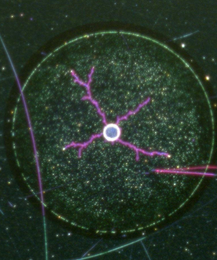
%> input picture scratched-sample/b1.png, 217 x 260 px, shrunk from 772 x 925 before the run
$ octave scratch_test.m   (GNU Octave 9; MATLAB toolbox functions it lacks are replaced by stand-ins)
%> lines starting %> are read from the running program, lines starting %| are printed output that depends on the picture; in (x1, y1, x2, y2) boxes, pixels count from 0 and x2, y2 are one past the last pixel; in counts of white or black regions, pixels touching at a corner belong together; the program's own positions count from 1
### colorextract.m
function skleton = colorextract(filename)
%> called with filename = 'b1.png'

if isstring(filename) || ischar(filename)
    RGB = imread(filename);
%> RGB is the input picture: size 260x217x3 uint8; mean R, G, B 40.6, 55.3, 42
else
    RGB = filename;
end
% imshow(RGB)

%convert frame from RGB to YCBCR colorspace
lab_he = rgb2lab(RGB);
%> lab_he: size 260x217x3 double; mean of channels 1, 2, 3 21.4, -9.2, 6.6
% figure ,imshow(lab_he),title('L*A*B')

ab = lab_he(:,:,2:3);
ab = im2single(ab);
pixel_labels = imsegkmeans(ab, 3, 'NumAttempts', 3);
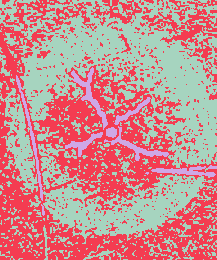
%> pixel_labels: size 260x217 uint8; 3 distinct labels, from 1 to 3; one colour per label, 0 black
% figure, imshow(pixel_labels,[])

mask1 = pixel_labels==1;
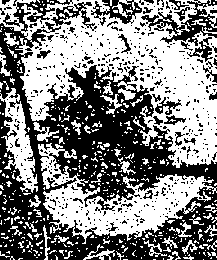
%> mask1: size 260x217 logical; 51.6% white; 471 black regions (434 under 20 px), largest, box (x1, y1, x2, y2) and area: (0, 0, 217, 260) 21910, (141, 0, 217, 46) 1135, (91, 0, 142, 24) 528
cluster1 = RGB .* uint8(mask1);
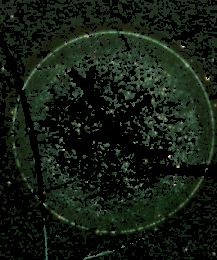
%> cluster1: size 260x217x3 uint8; mean R, G, B 19.6, 29.2, 18.6
% figure, imshow(cluster1)
% title('Objects in Cluster 1');

mask2 = pixel_labels==2;
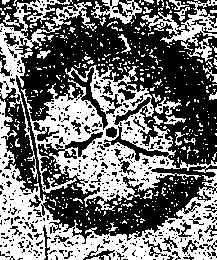
%> mask2: size 260x217 logical; 44.5% white; 472 white regions (434 under 20 px), largest, box (x1, y1, x2, y2) and area: (0, 65, 217, 260) 17501, (0, 0, 73, 182) 2230, (141, 0, 217, 46) 1135
cluster2 = RGB .* uint8(mask2);
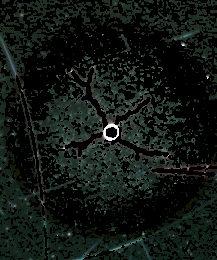
%> cluster2: size 260x217x3 uint8; mean R, G, B 16.4, 22.9, 18.6
% figure, imshow(cluster2)
% title('Objects in Cluster 2');

mask3 = pixel_labels==3;
%> mask3: size 260x217 logical; 3.9% white; 15 white regions (6 under 20 px), largest, box (x1, y1, x2, y2) and area: (71, 67, 108, 130) 452, (104, 126, 169, 161) 383, (16, 75, 43, 201) 375
cluster3 = RGB .* uint8(mask3);
% figure, imshow(cluster3)
% title('Objects in Cluster 3');

a = max(max(cluster1));
%> a = [249 252 226]
b = max(max(cluster2));
%> b = [255 255 255]
c = max(max(cluster3));
%> c = [255 236 254]

if ( a(:,:,2) <= b(:,:,2) && a(:,:,2) <= c(:,:,2) )
    cluster = cluster1;
elseif( b(:,:,2) <= a(:,:,2) && b(:,:,2) <= c(:,:,2) )
    cluster = cluster2;
elseif( c(:,:,2) <= a(:,:,2) && c(:,:,2) <= b(:,:,2) )
    cluster = cluster3;
end

Image2= rgb2gray(cluster);
%> Image2: size 260x217 uint8; 162 distinct labels, from 0 to 243
% figure, imshow(Image2)
Image2 = imbinarize(Image2,0.35);
%> Image2: size 260x217 logical; 2.1% white; 26 white regions (19 under 20 px), largest, box (x1, y1, x2, y2) and area: (71, 67, 108, 130) 314, (104, 126, 169, 160) 255, (65, 132, 103, 157) 156
% imshow(Image2)

circle_info_set = round(mean(hough_circle(im2bw(rgb2gray(RGB)), .5, .1, 30, 40, 1),2));
circle.centers(1,1) = circle_info_set(2);
circle.centers(1,2) = circle_info_set(1);
circle.radii = circle_info_set(3)+5;
% hold on, Image2 = viscircles(circle.centers, circle.radii, 'Color', 'w');
% Image2 = imfill(Image2, 'holes');
[xgrid, ygrid] = meshgrid(1:size(Image2,2), 1:size(Image2,1));
circlemask = sqrt((xgrid- circle.centers(1,1)).^2 + ...
    (ygrid- circle.centers(1,2)).^2) <= circle.radii;
circlemask2 = sqrt((xgrid- circle.centers(1,1)).^2 + ...
    (ygrid- circle.centers(1,2)).^2) <= circle.radii-1;


% For artificial generated image uncomment this part
Image2 = logical(Image2 + circlemask);
%  figure, imshow(Image2)
Image2 = Image2 - circlemask2;
% figure, imshow(Image2)
Image2 = imdilate(Image2, strel('disk',1));

sk = bwmorph(Image2,'thin', inf);
% sk = bwmorph(Image2,'thin', 10);
skleton = bwmorph(sk, 'fill');


%---For General Image uncomment this part----

% Image2 = Image2 + circlemask;
% %  figure, imshow(Image2)
% Image2 = bwareaopen(Image2, 700);
% % figure, imshow(Image2)
%
%
% cc = bwconncomp(Image2, 4);
% background = false(size(Image2));
% % hold on, cc = viscircles(circle.centers, circle.radii, 'Color', 'w');
% % cc = imfill(cc, 'holes'); figure, imshow(cc)
%
% dentritedata = regionprops(cc,'basic');
% dentriteArea = [dentritedata.Area];
% [~,idx] = max(dentriteArea);
% background(cc.PixelIdxList{idx}) = true;
%
%
% skleton = bwmorph(background,'thin',inf);
% % figure, imshow(skleton)
% skleton = bwmorph(skleton,'fill');
% % figure, imshow(skleton)
% skleton = bwmorph(skleton,'fill');
% % figure, imshow(skleton)
% skleton = logical(skleton | circlemask) - circlemask2;
% % figure, imshow(skleton)

### hough_circle.m
function [para, hough_space,hough_circleOut] = hough_circle(BW,step_r,step_angle,r_min,r_max,p)
%> called with step_r = 0.5, step_angle = 0.1, r_min = 30, r_max = 40, p = 1
%[HOUGH_SPACE,HOUGH_CIRCLE,PARA] = HOUGH_CIRCLE(BW,STEP_R,STEP_ANGLE,R_MAX,P)

[m,n] = size(BW);
size_r = round((r_max-r_min)/step_r)+1;
size_angle = round(2*pi/step_angle);

hough_space = zeros(m,n,size_r);

[rows,cols] = find(BW);
%> rows = 684 values from 17 to 254; cols = 684 values from 4 to 215
ecount = size(rows);
%> ecount = [684 1]

% Hough Transformation
% Transform (x,y) domain to (a, b, r) domain
% a = x-r*cos(angle)
% b = y-r*sin(angle)
for i=1:ecount
    for r=1:size_r
        for k=1:size_angle
            a = round(rows(i)-(r_min+(r-1)*step_r)*cos(k*step_angle));
            b = round(cols(i)-(r_min+(r-1)*step_r)*sin(k*step_angle));
            if(a>0&a<=m&b>0&b<=n)
                hough_space(a,b,r) = hough_space(a,b,r)+1;
            end
        end
    end
end

% ??????????
max_para = max(max(max(hough_space)));
%> max_para = 12
index = find(hough_space>=max_para*p);
%> index = [36802; 37062; 93222; 93482; 206323; 261965]
length = size(index);
%> length = [6 1]
hough_circleOut=zeros(m,n);
for i=1:ecount
    for k=1:length
        par3 = floor(index(k)/(m*n))+1;
        par2 = floor((index(k)-(par3-1)*(m*n))/m)+1;
        par1 = index(k)-(par3-1)*(m*n)-(par2-1)*m;
        if((rows(i)-par1)^2+(cols(i)-par2)^2<(r_min+(par3-1)*step_r)^2+5&...
                (rows(i)-par1)^2+(cols(i)-par2)^2>(r_min+(par3-1)*step_r)^2-5)
            hough_circleOut(rows(i),cols(i)) = 1;
        end
    end
end
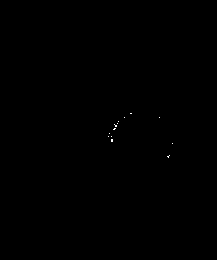
%> hough_circleOut: size 260x217 double; values 0 (black) and 1 (white), 0.05% white in thin lines or dots, all inside (x1, y1, x2, y2) = (108, 113, 173, 158)

% The output
for k=1:length
    par3 = floor(index(k)/(m*n))+1;
    par2 = floor((index(k)-(par3-1)*(m*n))/m)+1;
    par1 = index(k)-(par3-1)*(m*n)-(par2-1)*m;
    par3 = r_min+(par3-1)*step_r;
    fprintf(1,'Center%d at [%d, %d], radius = %d\n',k,par1,par2,par3);
    para(:,k) = [par1,par2,par3]';

end
%> this loop made 6 passes
%> (par3, par2, par1) on passes 1 to 6: (30, 142, 142), (30, 143, 142), (30.5, 142, 142), (30.5, 143, 142), (31.5, 143, 143), (32, 140, 145)
%> (printed output is left out)
%> after the loop, para = [142 142 142 142 143 145; 142 143 142 143 143 140; 30 30 30.5 30.5 31.5 32]

### graph_based_rdGen.m
function [TreeStruct, new_result, cellnodes, distinfo, angleinfo] = graph_based_rdGen(image, circleInfo, varargin)
%%This function is differ than the original graph_based function, it should
%%be called when the image is just a skeleton, and can be easily get Tree
%%structure

%%% remove circle in center and find tree initial point
[height, width] = size(image);
radius = circleInfo.radius;
centery = circleInfo.x;
centerx = circleInfo.y;
% ADD 1st mask
initial_image = image;
[xgrid, ygrid] = meshgrid(1:width, 1:height);
mask = sqrt((xgrid-centery).^2 + (ygrid-centerx).^2) <= radius-1;
mask = (mask-1)*(-1);
initial_image = mask.*initial_image;

rootinfo.radius = radius;
rootinfo.x = centerx;
rootinfo.y = centery;
TrueDotsSet = findInitialDots(image, 1, rootinfo, []);

%%Check initialDots existance and store

% index = 1;
for k =1 :size(TrueDotsSet,1)
    %     if (initial_image(TrueDotsSet(k,1), TrueDotsSet(k,1)) ~= 1)
    %         continue
    %     end
    eval(['points.p' num2str(k) '.x = TrueDotsSet(k,2);']);
    eval(['points.p' num2str(k) '.y = TrueDotsSet(k,1);']);
    %     index = index + 1;
end

% imshow(image)
% viscircles([TrueDotsSet(:,2) TrueDotsSet(:,1)],ones(1,size(TrueDotsSet,1)) * 0.3);
parent.x = rootinfo.x;
parent.y = rootinfo.y;
parent.level = 1;

% The input is subnode for central node, parent and image,...
% the output is overthrough node based on the input nodes.
result = newNode_Search(points, initial_image, parent,[], [], 1, circleInfo);
% hold all;
% plot(result(:,2),result(:,1),'.','MarkerSize',20);
%%% prepare desired graph
new_result =zeros(size(result,1), 10);

for l =1 : size(result,1)
    % node[Rx(the distance between parent and child), Ry (same as
    % before), angle, type ,level, parentx, parenty, x, y, middle radius]
    % 11/19/18 modified angle to atan2 and make it as degree  Zaoyi
    new_result(l,:) = [result(l,1)-result(l,5) result(l,2)-result(l,6)...
        atan2(((result(l,6)-result(1,2))),(result(l,1)-result(1,5)))...
        result(l,3) result(l,4) result(l,5) result(l,6) result(l,1) result(l,2) radius];
end
length_level = max(new_result(:,5)); % The highest depth
new_result =[new_result,zeros(size(result,1),1)];
%
% figure, imshow(image)
% viscircles([new_result(:,8) new_result(:,9)],ones(1,size(new_result,1)) * 0.5);

% Make the node set to have an id, which is based on angle
% Modified Zaoyi 11/25/2018
[newnew_result, index] = sort(new_result(:,3));
new_result = new_result(index,:);
for z=1:length_level      % To get the nodes with in the same level
    [samelevely,samelevelx] =  (find(new_result(:,5)==z));
    templevelmatrix = new_result(samelevely,3);
    [h,w] = size(templevelmatrix);
    Id = [1:h].';
    % Give them like a ID for every node, if they are in the same level, they have ID from [1, h].
    for ww=1:h
        new_result(samelevely(ww),10) = Id(ww);
    end
end


% Mark the node set to have ability to handle the children     %%%
% Modified Zaoyi 11/18/2018
[row, col] = size(new_result);
cellnodes = cell(row, col);
for r = 1:row
    for c = 1:col
        cellnodes{r,c} = new_result(r,c);
    end
end

count = 1;
for m = 1:row
    cellnodes{m, 12} = count;
    new_result(m, 12) = count;
    count = count + 1;
end


% Link children method, see specfic in the linkchildern method %% modified
% Zaoyi Chi
cellnodes = linkchildren(cellnodes, row, new_result);

for param = 1:row
    if (cellnodes{param,4} == 1)
        cellnodes{param,4} = 'bifurcation';
    elseif(cellnodes{param,4} == 2)
        cellnodes{param,4} = 'end';
    end
end

% Link siblings method, only for same parent and same level are siblings %
% modified Zaoyi Chi

cellnodes = linksibling(cellnodes, new_result);

if (isempty(varargin))
    % Build TreeStructure %%%Modified Zaoyi
    [TreeStruct, distinfo, angleinfo] = buildTreeStrcut(cellnodes, new_result, rootinfo);
else
    distinfo = varargin{1};
    angleinfo = varargin{2};
    TreeStruct = buildTreeStrcut(cellnodes, new_result, rootinfo, distinfo, angleinfo);
    %%%
end
end

### findInitialDots.m
function TrueDotsSet = findInitialDots(skleton, iterTimes, rootinfo, exdotsSet)
%%Find the initial points of each branch of the skleton
%%The recursive function to find the points, iterTimes starts with 0

[het, len] = size(skleton);
[xgrid, ygrid] = meshgrid(1:len,1:het);

firstMask = (sqrt((xgrid - rootinfo.y).^2 + (ygrid - rootinfo.x).^2)...
    <= rootinfo.radius + iterTimes);

firstMask = -firstMask + 1;
skletonTemp = skleton .* firstMask;

secondMask = (sqrt((xgrid - rootinfo.y).^2 + (ygrid - rootinfo.x).^2)...
    <= rootinfo.radius + iterTimes + 1);

initialDotsImage = skletonTemp .* secondMask;
[dotsSetx, dotsSety] = find(initialDotsImage == 1);
dotsSet = [dotsSetx, dotsSety];


%%Solve the new dotsSet have two adjacent dots, only have the smaller one
numDots = size(dotsSet, 1);
tempdotsOg = dotsSet;
for index = 1:numDots
    tempDot = tempdotsOg(index,:);
    tempDotsSet = setdiff(dotsSet, tempDot, 'rows', 'stable');

    for index2 = 1:size(tempDotsSet,1)
        tempDot2 = tempDotsSet(index2,:);
        if ((tempDot(1) == tempDot2(1) || tempDot(1) == tempDot2(1)+1 || ...
                tempDot(1) == tempDot2(1)-1) && (tempDot(2) == tempDot2(2) || ...
                tempDot(2) == tempDot2(2)+1 || tempDot(2) == tempDot2(2)-1))

            r1 = sqrt((tempDot(1) - rootinfo.x)^2 + (tempDot(2) - rootinfo.y)^2);
            r2 = sqrt((tempDot2(1) - rootinfo.x)^2 + (tempDot2(2) - rootinfo.y)^2);

            if (r1 <= r2)
                dotsSet = setdiff(dotsSet, tempDot2, 'rows', 'stable');
            else
                dotsSet = setdiff(dotsSet, tempDot, 'rows', 'stable');
            end

            break;
        end
    end
end

%%Do comparison between the new dotsSet and previous one
numDots = size(dotsSet,1);
numexDots = size(exdotsSet,1);
tempSet = dotsSet;
for index = 1:numDots
    X = tempSet(index,1);
    Y = tempSet(index,2);
    for index2 = 1:numexDots
        exX = exdotsSet(index2,1);
        exY = exdotsSet(index2,2);
        if ((exX == X || exX == X + 1 ||  exX == X - 1)...
                && (exY == Y || exY == Y + 1 || exY == Y -1))
            dotsSet = setdiff(dotsSet,[X, Y], 'rows', 'stable');
            break;
        end
    end
end

if (iterTimes == 1)
    TrueDotsSet = dotsSet;
else
    TrueDotsSet = union(exdotsSet,dotsSet,'rows','stable');
end

if (iterTimes == 2)
    return;
else
    TrueDotsSet = findInitialDots(skleton, iterTimes + 1, rootinfo,...
        TrueDotsSet);
end

### newNode_Search.m
function [nodesSet,dotsSet] = newNode_Search(points, imageWoCircle, parent, dotsSet, nodesSet, init_flg, circleInfo)
%%This is newNode Search function to handle the always error inside of old
%%node_search function
%%The output will be a matrix with bunch of info
%%1. node.x | 2. node.y | 3. nodeType | 4. parentLevel | 5. parent.x | 6.
%%parent.y

numpoints = numel(fieldnames(points));
for index = 1:numpoints
    eval(['tempX = points.p' num2str(index) '.x;']);
    eval(['tempY = points.p' num2str(index) '.y;']);

    %---------------------Debug code----------------------------
%         imshow(imageWoCircle)
    %      viscircles([tempX tempY], 0.3);
    %-----------------------------------------------------------

    eval(['boxFramex = (points.p' num2str(index) '.x - 1) : (points.p' num2str(index) '.x + 1);']);
    eval(['boxFramey = (points.p' num2str(index) '.y - 1) : (points.p' num2str(index) '.y + 1);']);
    dotsSet = unique([dotsSet; tempX, tempY], 'rows' ,'stable');
    if (init_flg)
        matFrame = initialRemoval(tempX, tempY, imageWoCircle(boxFramey, boxFramex), circleInfo);
    else
        matFrame = imageWoCircle(boxFramey, boxFramex);
    end
    [Ys, Xs] = find(matFrame == 1);
    exactXs = Xs + tempX - 2;
    exactYs = Ys + tempY - 2;

    newdots = setdiff([exactXs, exactYs], dotsSet, 'rows', 'stable');

    numNewDots = size(newdots,1);
    % [13 lines of commented-out code are left out]

    dotsSet = unique([dotsSet; newdots], 'rows', 'stable');

    switch(numNewDots)
        case 0
            if (init_flg)
                continue
            end

            nodeType = 2;
            %--------DEBUG--------------
            %             viscircles([tempX tempY], 1);
            %---------------------------
            nodesSet = [nodesSet; tempX, tempY,...
                nodeType, parent.level, parent.x, parent.y];
        case 1
            newpoints = struct;
            newpoints.p1.x = newdots(1);
            newpoints.p1.y = newdots(2);
            [nodesSet, dotsSet] = newNode_Search(newpoints, imageWoCircle,...
                parent, dotsSet, nodesSet, 0);

        otherwise
            nodeType = 1;
            %--------DEBUG--------------
            %             viscircles([tempX tempY], 1);
            %---------------------------
            nodesSet = [nodesSet; tempX, tempY,...
                nodeType, parent.level, parent.x, parent.y];
            if numNewDots == 3
                indexS = middleOfThree(newdots);
                for index2 = 1:3
                    eval(['newpoints.p' num2str(index2) '.x = newdots(indexS(index2),1);']);
                    eval(['newpoints.p' num2str(index2) '.y = newdots(indexS(index2),2);']);
                end
            elseif (numNewDots == 2) && (init_flg ~= 1)
                newpoints = struct;
                newdots = go_old_way(matFrame,...
                    tempX, tempY, setdiff(dotsSet,newdots,'rows', 'stable'), newdots, nodesSet);
                for index2 = 1:2

                    eval(['newpoints.p' num2str(index2) '.x = newdots(index2,1);']);
                    eval(['newpoints.p' num2str(index2) '.y = newdots(index2,2);']);
                end
            else
                for index2 = 1:numNewDots

                    eval(['newpoints.p' num2str(index2) '.x = newdots(index2,1);']);
                    eval(['newpoints.p' num2str(index2) '.y = newdots(index2,2);']);
                end
            end
            subParent.x = tempX;
            subParent.y = tempY;
            subParent.level = parent.level + 1;
            [nodesSet, dotsSet] = newNode_Search(newpoints, imageWoCircle,...
                subParent, dotsSet, nodesSet, 0);

    end

end
end


% [19 lines of commented-out code are left out]

function index_sort = middleOfThree(newdots)
if (length(unique(newdots(:,1))) == 1) || (length(unique(newdots(:,2))) == 1)
    indexM = 2;
else
    for indexM = 1:3
        if (ismember(newdots(indexM,1),newdots(:,1)) && ismember(newdots(indexM,2),newdots(:,2)))
            break;
        end
    end
end
index =  setdiff([1,2,3],indexM, 'stable');
index_sort = [indexM, index(1), index(2)];
end

% [23 lines left out: function go_old_way, not called in this run]

function matFrame = initialRemoval(tempX, tempY, inputFrame, circleInfo)
deg = rad2deg(atan2(circleInfo.y-tempY, tempX-circleInfo.x));
if deg == 180
    deg = -180;
end
inputList = inputFrame(:);
choice = zeros(8,3);
choice(5,:) = [1, 2, 3];
choice(6,:) = [2, 3, 6];
choice(7,:) = [3, 6, 9];
choice(8,:) = [6, 8, 9];
choice(1,:) = [7, 8, 9];
choice(2,:) = [4, 7, 8];
choice(3,:) = [1, 4, 7];
choice(4,:) = [1, 2, 4];

for index = 1:8
    if (deg < (index-4)*45) && (deg >= (index-5)*45)
        ratio = (deg - (index-5)*45)/45;
        if ratio > .5
            if (index == 8)
                out = choice(1,:);
            else
                out = choice(index+1,:);
            end
        else
            out = choice(index,:);
        end
        break;
    end
end
inputList(out) = 0;
matFrame = reshape(inputList, [3,3]);
end

### linkchildren.m
function out = linkchildren(orcellnodes,maxindex, matrixnodes)

% load cellnodestest cellnodes

% if (isequal(orcellnodes, newcellnodes))

for index = 1: maxindex
    tempnodes = matrixnodes(index,:);
    childernset = matrixnodes(find(ismember(matrixnodes(:,[6 7]), tempnodes(:,[8 9]), 'rows')),:);

    [num junk] = size(childernset);
    tempset = zeros(1, num);
    %
    %     for t = 1:num
    %         tempset(1,t) = childernset(t, 12);
    %     end

    tempset(1:num) = childernset(:,12)';

    orcellnodes{index, 11} = tempset;
end

out = orcellnodes;

### linksibling.m
function cellnodes = linksibling(cellnodes, matrixnodes)
%%This function is appied to link the sibling index method
%%Only for the parent is the same

[iterationTimes, b] = size(cellnodes);
temp = cell(iterationTimes,1);

for index = 1:iterationTimes
    parent = matrixnodes(index,[6 7]);
    level = matrixnodes(index,5);
    siblingset = find(ismember(matrixnodes(:,[6 7]), parent,'rows') & ...
        ismember(matrixnodes(:,5), level,'rows'))';
    temp{index,1} = setdiff(siblingset,index);
end

cellnodes = [cellnodes, temp];

### buildTreeStrcut.m
function [out, dist_scaled_info, angle_scaled_info] = buildTreeStrcut(input,matrix,rootinfo,varargin)
% Build a clear strcut of the tree
[a, b] = size(matrix);

% Link parent
newcol = cell(a,1);
for index = 1:a
    newcol{index,1} = find(ismember(matrix(:,[8 9]), matrix(index,[6 7]), 'rows'));

    %%Checker
    if (length(newcol{index,1}) > 1)
        error('somthing goes wrong')
    end
end

if (nargin == 5)
    angle_scaled_info = varargin{2};
    dist_scaled_info = varargin{1};
    dist_mean = dist_scaled_info(1);
    dist_var = dist_scaled_info(2);
    angle_mean = angle_scaled_info(1);
    angle_var = angle_scaled_info(2);
else
    angle_vec = [input{:,3}];
    dist_vec = sqrt(([input{:,1}]).^2 + ([input{:,2}]).^2);
    angle_mean = mean(angle_vec);
    dist_mean = mean(dist_vec);
    angle_var = var(angle_vec);
    dist_var = var(dist_vec);
    dist_scaled_info = [dist_mean, dist_var];
    angle_scaled_info = [angle_mean, angle_var];
end

for index = 1:a
    eval(['n' num2str(index) '.index = input{index,12};' ]);
    eval(['n' num2str(index) '.x = input{index,8};']);
    eval(['n' num2str(index) '.y = input{index,9};']);
    eval(['n' num2str(index) '.level = input{index,5};']);

    if (~isempty(varargin))
        eval(['n' num2str(index) '.angle = (input{index,3} - angle_mean)/angle_var;']);
        eval(['n' num2str(index) '.relativeLen = (sqrt((input{index,1})^2 + (input{index,2})^2) - dist_mean)/dist_var;']);
    else
        eval(['n' num2str(index) '.angle = (input{index,3} - 0)/1;']);
        eval(['n' num2str(index) '.relativeLen = (sqrt((input{index,1})^2 + (input{index,2})^2) - 0)/1;']);
    end

    eval(['n' num2str(index) '.type = input{index,4};']);
    eval(['n' num2str(index) '.childIndex = [input{index,11}];']);
    eval(['n' num2str(index) '.levelIndex = input{index,10};']);
    eval(['n' num2str(index) '.DistanceSelf2ParentX = input{index,1};']);
    eval(['n' num2str(index) '.DistanceSelf2ParentY = input{index,2};']);
    eval(['n' num2str(index) '.parentIndex = newcol{index,1};']);
    eval(['n' num2str(index) '.siblingIndex = input{index,13};']);
    eval(['n' num2str(index) '.distRoot = sqrt((input{index,8} - rootinfo.y)^2 + (input{index,9} - rootinfo.x)^2);']);
end

for index = 1:a
    eval(['Tree.n' num2str(index) ' = n' num2str(index) ';' ]);
end

out = Tree;

### scratch_test.m
%% file definition

build_scratch_test_dataBase()
% [53 lines not run here, left out]
% [4 lines left out: function scratch_checker, not called in this run]


function build_scratch_test_dataBase()

total = 15;
for index = 1:total
    eval(['fn = "b' num2str(index) '.png";']);
    sk = colorextract(fn);
%> in colorextract, `circle_info_set = round(mean(hough_circle(im2bw(rgb2gray(RGB)), .5, .1..`: circle_info_set = [143; 142; 31]
%> in colorextract, `circle.radii = circle_info_set(3)+5;`: circle.radii = 36
%> in colorextract, `Image2 = Image2 - circlemask2;`:
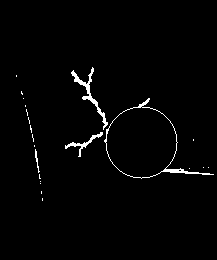
%> Image2: size 260x217 double; values 0 (black) and 1 (white), 1.7% white in thin lines or dots, all inside (x1, y1, x2, y2) = (16, 67, 214, 201)
%> (the rest of the program and of its run is left out)
